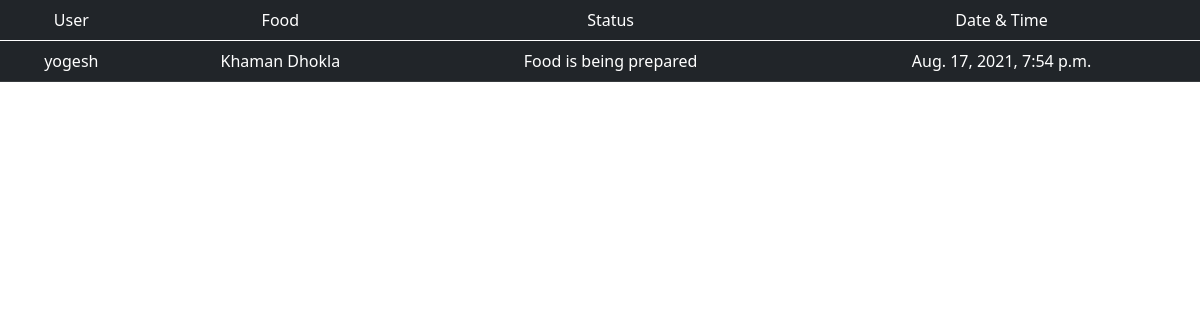
The page /orders (signed in) on the database its author committed.
### zomatoapp/models.py (models this page shows, shortened)
class Userproduct(models.Model):
    user = models.ForeignKey(User,on_delete=models.DO_NOTHING)
    dish = models.ForeignKey(Dish,on_delete=models.DO_NOTHING)
    payment = models.ForeignKey(Payment,on_delete=models.CASCADE)
    delstatus = [
        ('order accepted','accept'),
        ('Food is being prepared','food is being prepared'),
        ('out for delievery','out for delievery'),
        ('delieverd','delieverd')
    ]
    status = models.CharField(choices = delstatus,max_length=200,default="accepted")
    date = models.DateTimeField(auto_now_add=True)

class Dish(models.Model):
    resturant = models.ForeignKey(Resturant,on_delete=models.CASCADE,default="")
    name = models.CharField(max_length=200)
    description = models.CharField(max_length=80)
    image = models.ImageField(upload_to="uploads/dishes",default="",blank=True)
    imagelink = models.CharField(max_length=1400,default="",blank=True)
    price = models.PositiveIntegerField(default=0)
    available = models.BooleanField(default=True)
    category = models.ForeignKey(Category,on_delete=models.DO_NOTHING,default="")
    def __str__(self):
        return self.name

### zomatoapp/views.py (the view)
# urls.py: path('orders',views.orders,name="orders")
def orders(request):
    if request.user.is_authenticated:
        user = request.user
        print(user)
    else:
        user = None
    userproduct = Userproduct.objects.filter(user=user)
    context = {
        'userproduct' : userproduct
    }
    return render(request,"order.html",context=context)

### templates/order.html (shortened to what this page needs)
<!doctype html>
<html lang="en">
  <head>
    <link href="https://cdn.jsdelivr.net/npm/bootstrap@5.1.0/dist/css/bootstrap.min.css" rel="stylesheet">
  </head>
  <body>
    <table class="table table-dark text-center">
        <thead>
            <td>User</td>
            <td>Food</td>
            <td>Status</td>
            <td>Date & Time</td>
        </thead>
        <tbody>
            {% for userproduct in userproduct %}
                <tr>
                        <td>{{userproduct.user}}</td>
                        <td>{{userproduct.dish}}</td>
                        <td>{{userproduct.status}}</td>
                        <td>{{userproduct.date}}</td>
                </tr>
            {% endfor %}
        </tbody>
    </table>

### rows shown on the page
Userproduct: user "yogesh", dish "Khaman Dhokla", status "Food is being prepared", date "Aug. 17, 2021, 7:54 p.m."
